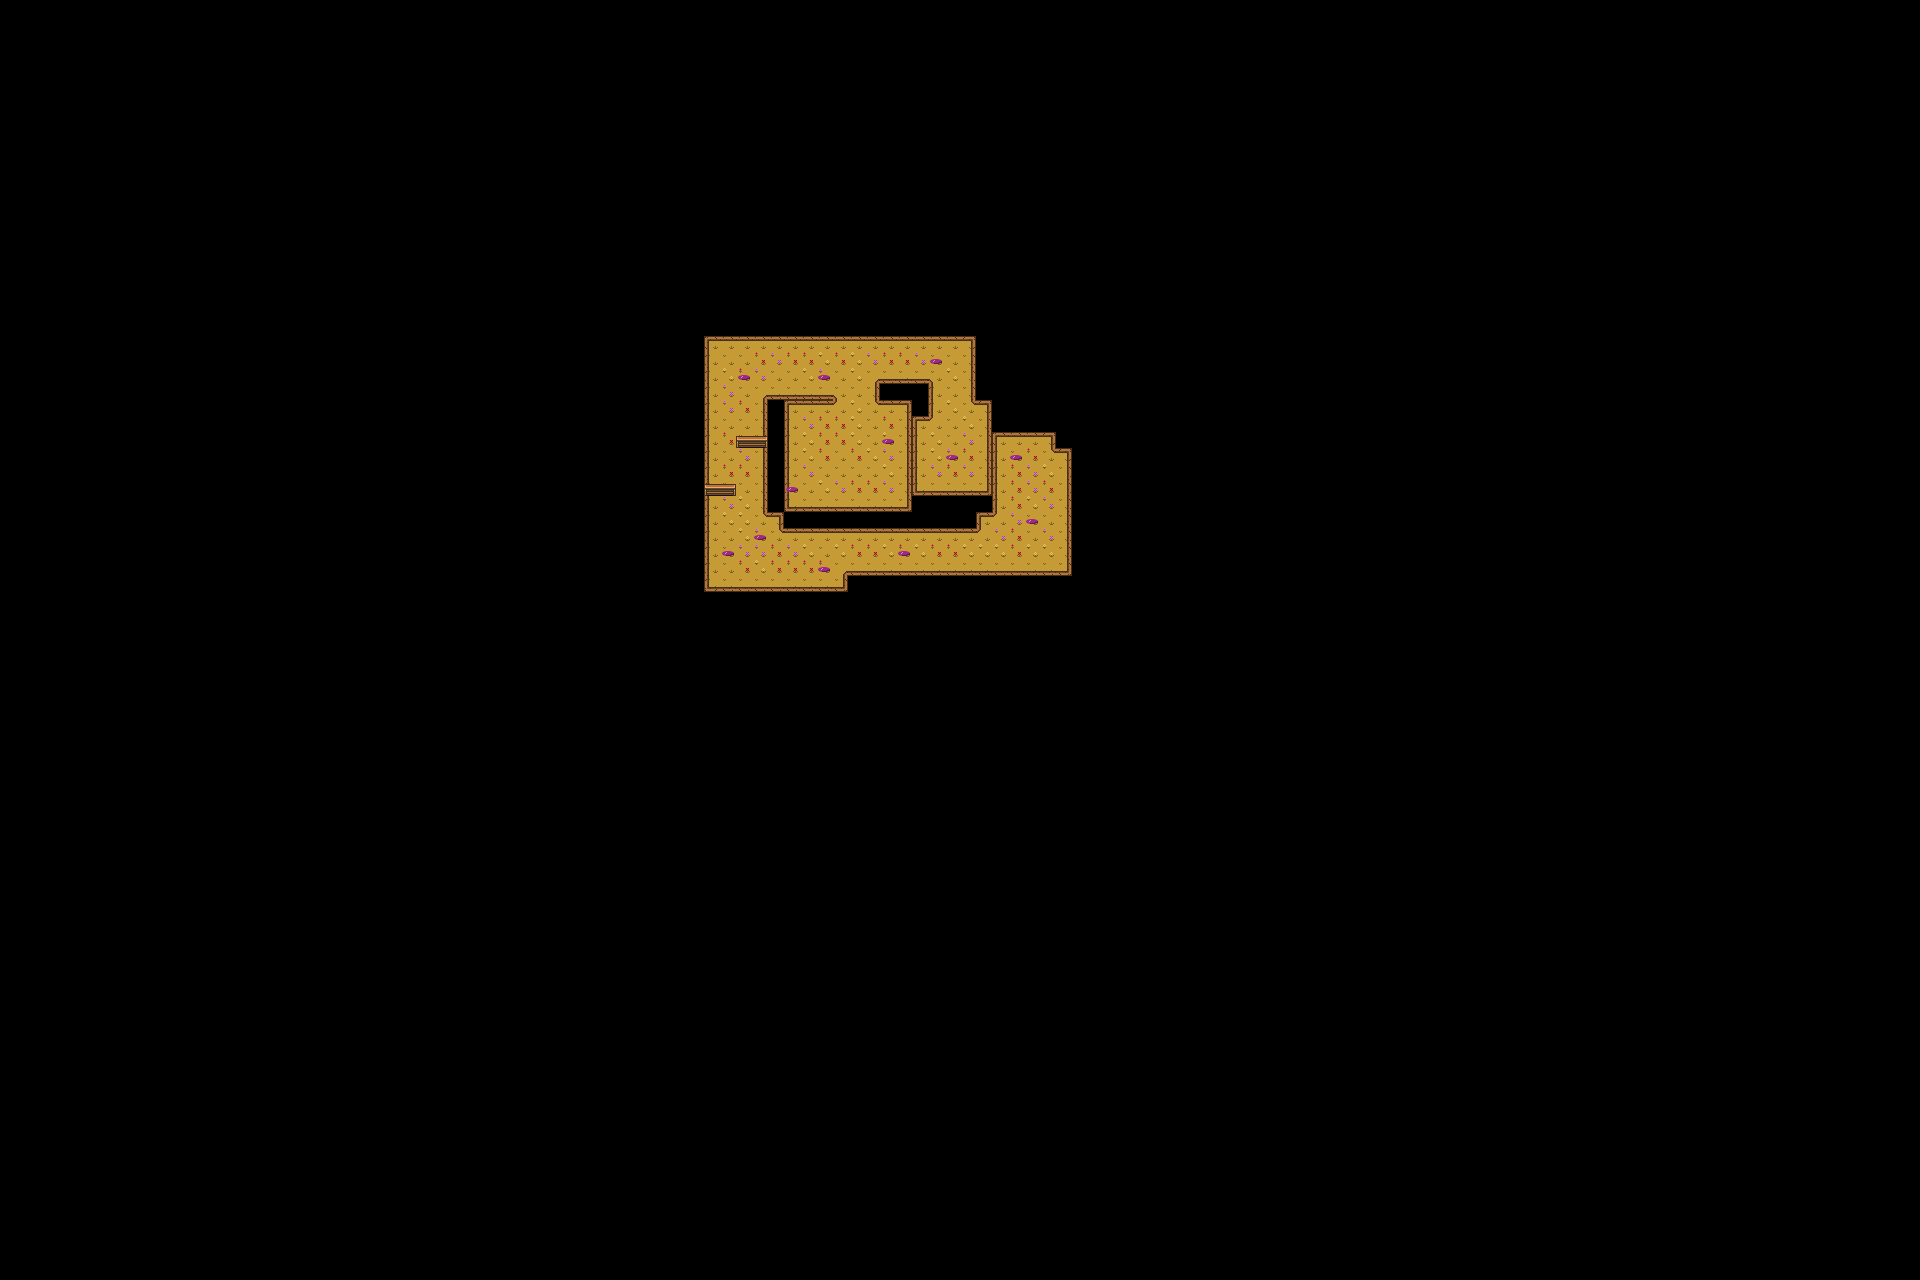

This is a level from a 2D game, rendered from its Tiled map with the project's own tilesets. A one-line summary and the map file follow, with tile-layer data summarised:
An orthogonal 120x80 tile map with 16x16 px tiles, 2 tile layers (Tile Layer 1, Misc) and 1 object (area).

<map version="1.0" tiledversion="1.1.2" orientation="orthogonal" renderorder="right-down" width="120" height="80" tilewidth="16" tileheight="16" infinite="0" nextobjectid="11">
 <tileset firstgid="1" source="../Levels/BadgeLife.tsx" />
 <layer name="Tile Layer 1" width="120" height="80">
  <data>[9600 cells, 291 non-empty, 28 distinct tile ids]</data>
 </layer>
 <layer name="Misc" width="120" height="80">
  <data>[9600 cells, 16 non-empty, 3 distinct tile ids]</data>
 </layer>
 <objectgroup name="Objects">
  <object id="4" name="SpawnPoint" type="area" x="848" y="464">
   <point />
  </object>
 </objectgroup>
</map>
